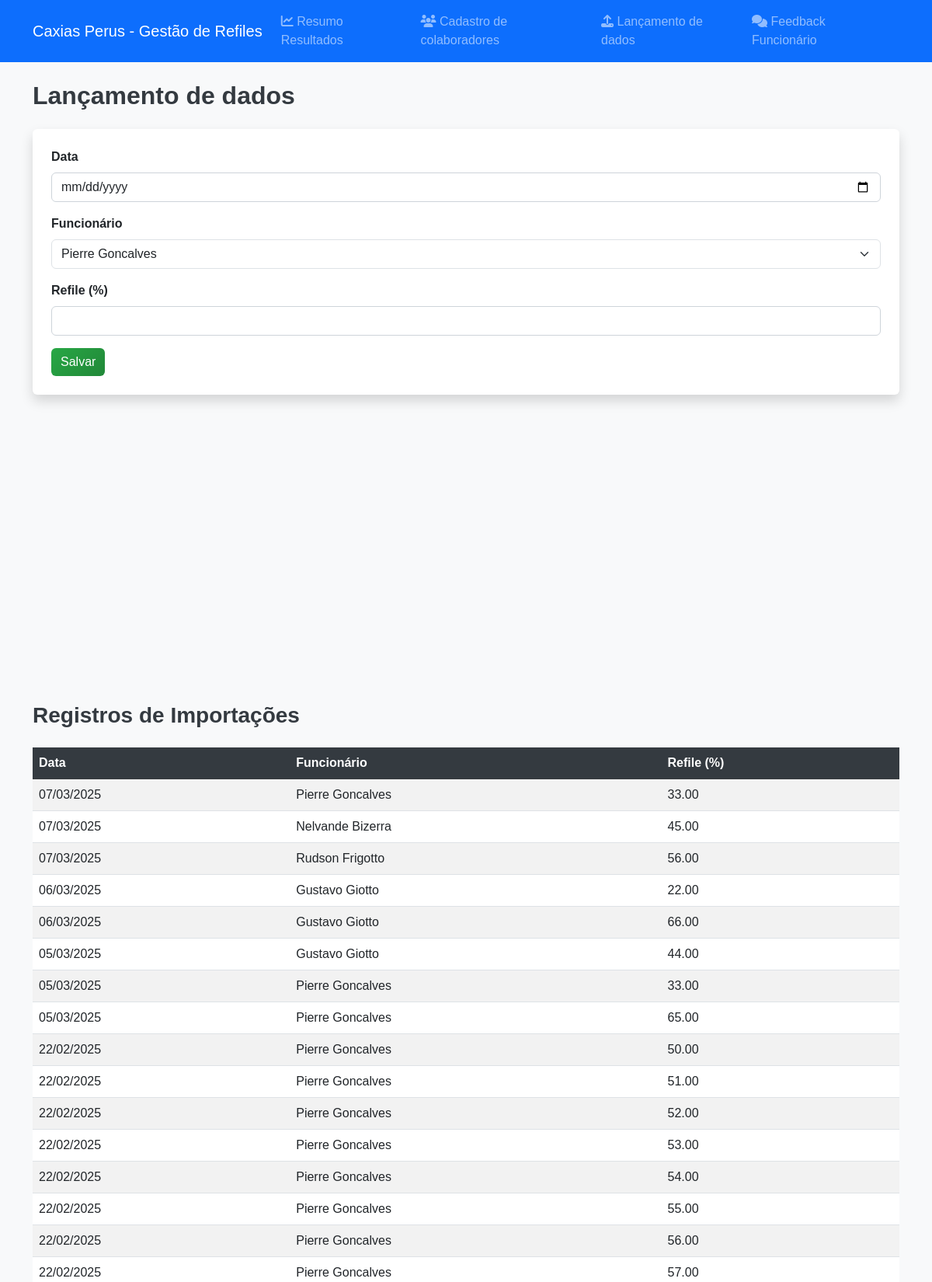
Screenshot of /importacoes (upper part) with the database file from the repository.
### app/models.py (models this page shows)
class Importacao(db.Model):
    id = db.Column(db.Integer, primary_key=True)
    data = db.Column(db.Date, nullable=False)
    funcionario_id = db.Column(db.Integer, db.ForeignKey('colaborador.id'), nullable=False)
    refile = db.Column(db.Float, nullable=False)

class Colaborador(db.Model):
    id = db.Column(db.Integer, primary_key=True)
    nome = db.Column(db.String(100), nullable=False)
    cargo = db.Column(db.String(100), nullable=False)
    importacoes = db.relationship('Importacao', backref='colaborador', cascade='all, delete-orphan')

### app/routes.py (the view, shortened to what this page needs)
@main.route('/importacoes', methods=['GET', 'POST'])
def importacoes():
    data_selecionada = ''
    colaboradores = Colaborador.query.all()
    importacoes = Importacao.query.order_by(Importacao.data.desc()).all()
    return render_template('importacoes.html', colaboradores=colaboradores, importacoes=importacoes, data_selecionada=data_selecionada)

### app/templates/importacoes.html
{% extends 'base.html' %}
{% block content %}
<h2 class="mb-4">Lançamento de dados</h2>
<form method="POST" class="mb-5 p-4 bg-white shadow rounded">
    <div class="mb-3">
        <label class="form-label">Data</label>
        <input type="date" name="data" class="form-control" required value="{{ data_selecionada or '' }}">
    </div>
    <div class="mb-3">
        <label class="form-label">Funcionário</label>
        <select name="funcionario" class="form-select" required>
            {% for colaborador in colaboradores %}
            <option value="{{ colaborador.id }}">{{ colaborador.nome }}</option>
            {% endfor %}
        </select>
    </div>
    <div class="mb-3">
        <label class="form-label">Refile (%)</label>
        <input type="number" step="0.1" name="refile" class="form-control" required>
    </div>
    <button type="submit" class="btn btn-success">Salvar</button>
</form>
<div style="height: 300px;"></div>
<div class="mt-5" id="tabela-importacoes">
    <h3 class="mb-4">Registros de Importações</h3>
    <table class="table table-striped">
        <thead class="table-dark">
            <tr>
                <th>Data</th>
                <th>Funcionário</th>
                <th>Refile (%)</th>
            </tr>
        </thead>
        <tbody>
            {% for importacao in importacoes %}
            <tr>
                <td>{{ importacao.data.strftime('%d/%m/%Y') }}</td>
                <td>{{ importacao.colaborador.nome }}</td>
                <td>{{ "%.2f" | format(importacao.refile) }}</td>
            </tr>
            {% endfor %}
        </tbody>
    </table>
</div>
{% endblock %}

### app/static/styles.css (style rules this page uses)
body { font-family: 'Poppins', sans-serif; background-color: #f4f7fc; }
.btn-success { background: linear-gradient(135deg, #28a745, #218838); border: none; color: white; }
.table th { background-color: #343a40; color: #fff; }
.table td, .table th { vertical-align: middle; }
.form-label { font-weight: bold; }
input[type="date"], input[type="number"], select, .form-control { border-radius: 6px; border: 1px solid #ced4da; transition: border-color 0.3s ease; }
.btn, .form-control, .nav-link { transition: all 0.3s ease; }
.shadow { box-shadow: 0 2px 5px rgba(0,0,0,0.1); }
.mt-5 { margin-top: 3rem !important; }
.mb-4 { margin-bottom: 1.5rem !important; }
h2, h3 { color: #343a40; font-weight: bold; }
body { background-color: #f8f9fa; }
.form-control { border-radius: 6px; }

### rows the page displays
Importacao: data "07/03/2025", colaborador.nome "Pierre Goncalves", refile "33.00"
Importacao: data "07/03/2025", colaborador.nome "Nelvande Bizerra", refile "45.00"
Importacao: data "07/03/2025", colaborador.nome "Rudson Frigotto", refile "56.00"
Importacao: data "06/03/2025", colaborador.nome "Gustavo Giotto", refile "22.00"
Importacao: data "06/03/2025", colaborador.nome "Gustavo Giotto", refile "66.00"
Importacao: data "05/03/2025", colaborador.nome "Gustavo Giotto", refile "44.00"
Importacao: data "05/03/2025", colaborador.nome "Pierre Goncalves", refile "33.00"
Importacao: data "05/03/2025", colaborador.nome "Pierre Goncalves", refile "65.00"
Importacao: data "22/02/2025", colaborador.nome "Pierre Goncalves", refile "50.00"
Importacao: data "22/02/2025", colaborador.nome "Pierre Goncalves", refile "51.00"
Importacao: data "22/02/2025", colaborador.nome "Pierre Goncalves", refile "52.00"
Importacao: data "22/02/2025", colaborador.nome "Pierre Goncalves", refile "53.00"
Importacao: data "22/02/2025", colaborador.nome "Pierre Goncalves", refile "54.00"
Importacao: data "22/02/2025", colaborador.nome "Pierre Goncalves", refile "55.00"
Importacao: data "22/02/2025", colaborador.nome "Pierre Goncalves", refile "56.00"
Importacao: data "22/02/2025", colaborador.nome "Pierre Goncalves", refile "57.00"

### other values shown
form field funcionario "Pierre Goncalves"
